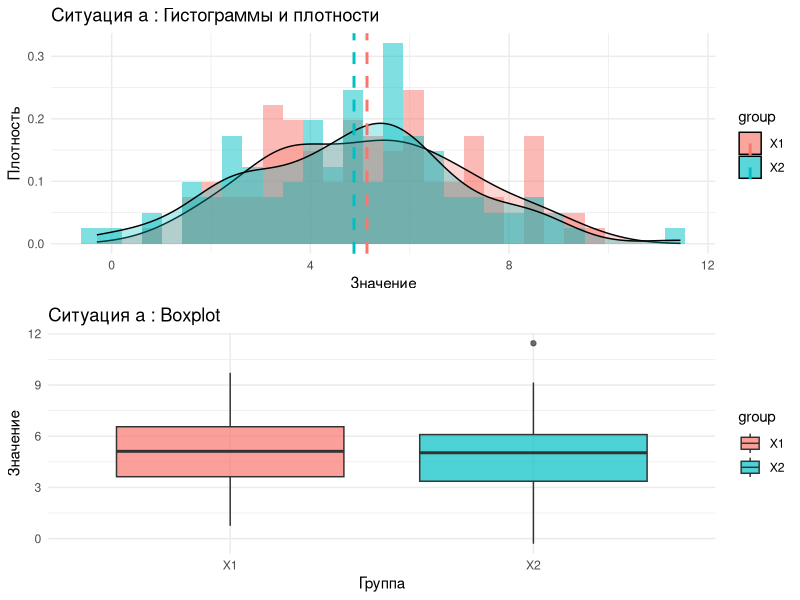
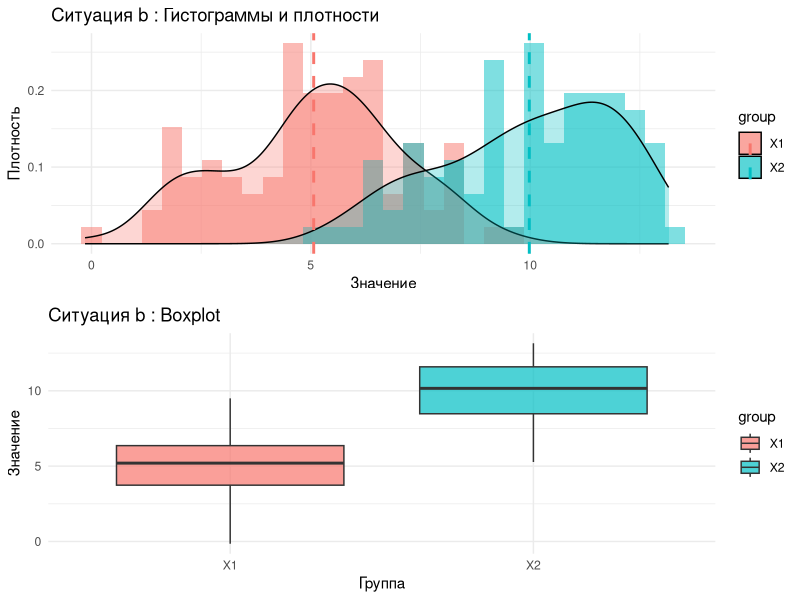
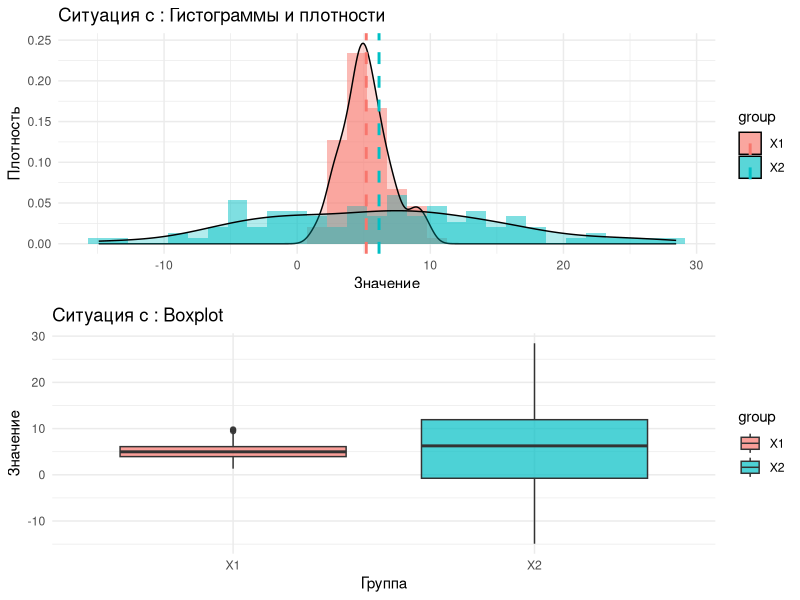
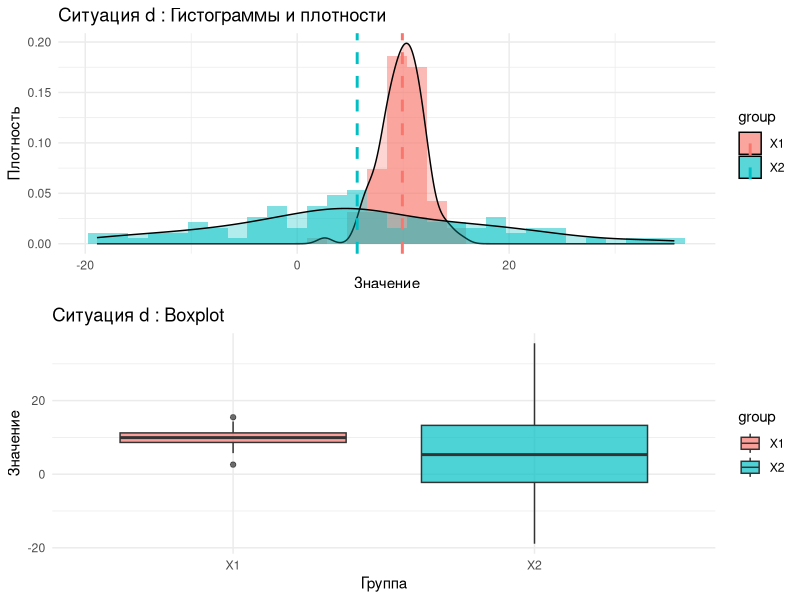

These figures' R source, in order:
# Задание:
library(ggplot2)
library(gridExtra)
rm(list = ls())
#   1. Сгенерировать две выборки Х1 и Х2 объема N = 100 из нормального
#   распределения с параметрами, удовлетворяющими следующим ситуациям:
N <- 100
#     a. Математические ожидания и дисперсии равны;
#     b. Математические ожидания существенно различны, дисперсии равны;
#     c. Математические ожидания равны, дисперсии существенно различны;
#     d. Математические ожидания и дисперсии существенно различны.
params <- list(
  a = list(m1 = 5, m2 = 5, sd1 = 2, sd2 = 2),
  b = list(m1 = 5, m2 = 10, sd1 = 2, sd2 = 2),
  c = list(m1 = 5, m2 = 5, sd1 = 2, sd2 = 10),
  d = list(m1 = 10, m2 = 5, sd1 = 2, sd2 = 10)
)
#   2. Для каждой ситуации:
analyze_samples <- function(x1, x2, situation) {
#     a. Проверить гипотезы о нормальности с помощью критерия Шапиро-Уилка, гипотезы о равенстве средних и дисперсий;
  shapiro1 <- shapiro.test(x1)
  shapiro2 <- shapiro.test(x2)
  
  #t_test <- t.test(x1, x2, var.equal = TRUE)
  f_test <- var.test(x1, x2)

  cat("Ситуация", situation, ":\n")
  cat("  Тест Шапиро-Уилка для X1: p-value =", shapiro1$p.value, "\n")
  cat("  Тест Шапиро-Уилка для X2: p-value =", shapiro2$p.value, "\n")
  if (shapiro1$p.value > 0.05) {
    cat(" Распределение X1 не отличается от нормального\n")
  } else {
    cat(" Распределение X1 отличается от нормального\n")
  }
  if (shapiro2$p.value > 0.05) {
    cat(" Распределение X2 не отличается от нормального\n")
  } else {
    cat(" Распределение X2 отличается от нормального\n")
  }
  # Проверка равенства средних (критерий Стьюдента)
  # В зависимости от равенства дисперсий выбираем соответствующий тест
  if (f_test$p.value > 0.05) {
    t_test <- t.test(x1, x2, var.equal = TRUE)
    t_test_type <- "с предположением о равенстве дисперсий"
  } else {
    #тест Уэлча
    t_test <- t.test(x1, x2, var.equal = FALSE)
    t_test_type <- "без предположения о равенстве дисперсий (тест Уэлча)"
  }
  cat("\nКритерий Стьюдента (равенство средних):\n")
  cat(paste("  Используется", t_test_type, "\n"))
  cat(paste("  t =", round(t_test$statistic, 4), 
            ", df =", round(t_test$parameter, 4),
            ", p-value =", round(t_test$p.value, 4)))
  if (t_test$p.value > 0.05) {
    cat(" → средние равны (на уровне значимости 0.05)\n")
  } else {
    cat(" → средние различны (на уровне значимости 0.05)\n")
  }
  cat("  F-тест для равенства дисперсий: p-value =", f_test$p.value, " => ")
  if (f_test$p.value > 0.05) {
    cat(" дисперсии равны (на уровне значимости 0.05)\n")
  } else {
    cat(" дисперсии различны (на уровне значимости 0.05)\n")
  }
  # Выборочные характеристики
  mean_X1 <- mean(x1)
  mean_X2 <- mean(x2)
  var_X1 <- var(x1)
  var_X2 <- var(x2)
  sd_X1 <- sd(x1)
  sd_X2 <- sd(x2)
  
  cat("\nВыборочные характеристики:\n")
  cat(paste("  X1: среднее =", round(mean_X1, 4), 
            ", дисперсия =", round(var_X1, 4), 
            ", СКО =", round(sd_X1, 4), "\n"))
  cat(paste("  X2: среднее =", round(mean_X2, 4), 
            ", дисперсия =", round(var_X2, 4), 
            ", СКО =", round(sd_X2, 4), "\n"))
  
#     b. На одном графике построить гистограммы Х1 и Х2, оценки плотностей для обеих выборок, вертикальными линиями отметить средние значения;
  df <- data.frame(
    value = c(x1, x2),
    group = rep(c("X1", "X2"), each = N)
  )
  p1 <- ggplot(df, aes(x = value, fill = group)) + geom_histogram(aes(y = ..density..), alpha = 0.5, position = "identity", bins = 30) +
    geom_density(alpha = 0.3) + geom_vline(data = data.frame(group = c("X1", "X2"), mean = c(mean(x1), mean(x2))), aes(xintercept = mean, color = group), linetype = "dashed", size = 1) + labs(title = paste("Ситуация", situation, ": Гистограммы и плотности"), x = "Значение", y = "Плотность") + theme_minimal()
#     c. На другом графике построить коробки с усами для Х1 и Х2.
  p2 <- ggplot(df, aes(x = group, y = value, fill = group)) +
    geom_boxplot(alpha = 0.7) +
    labs(title = paste("Ситуация", situation, ": Boxplot"),
         x = "Группа", y = "Значение") +
    theme_minimal()
  grid.arrange(p1, p2, nrow = 2)
}
for (s in names(params)) {
  p <- params[[s]]
  x1 <- rnorm(N, mean = p$m1, sd = p$sd1)
  x2 <- rnorm(N, mean = p$m2, sd = p$sd2)
  analyze_samples(x1, x2, s)
}
